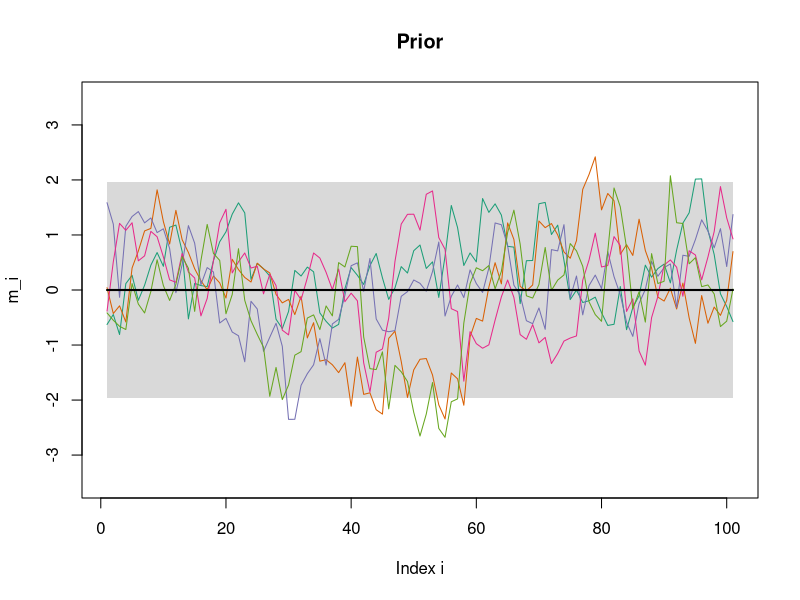
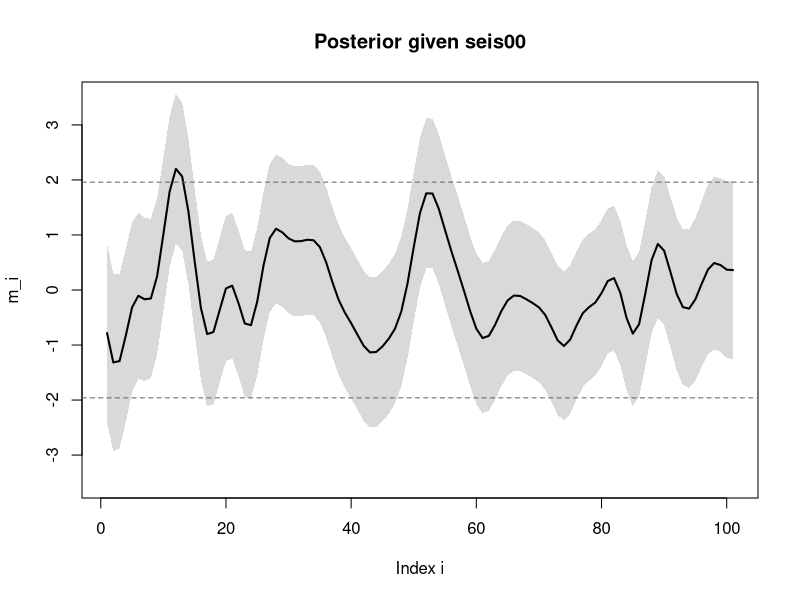
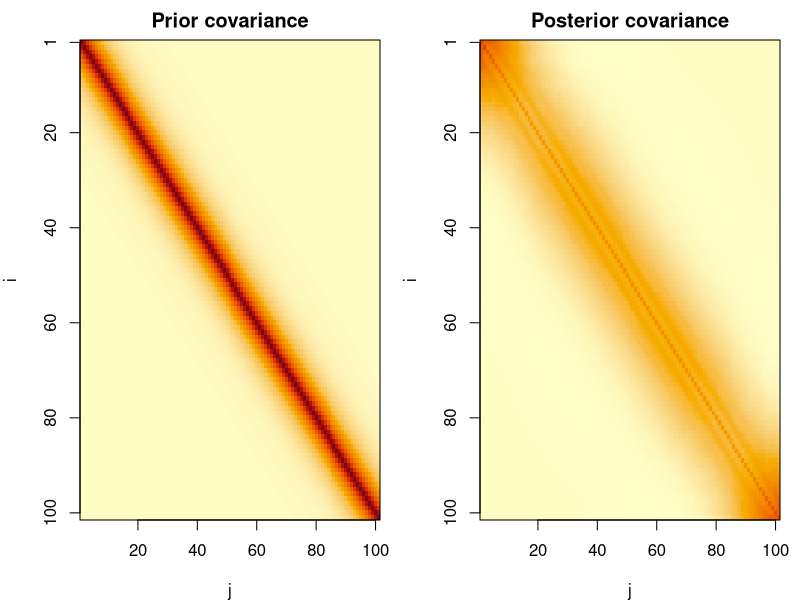
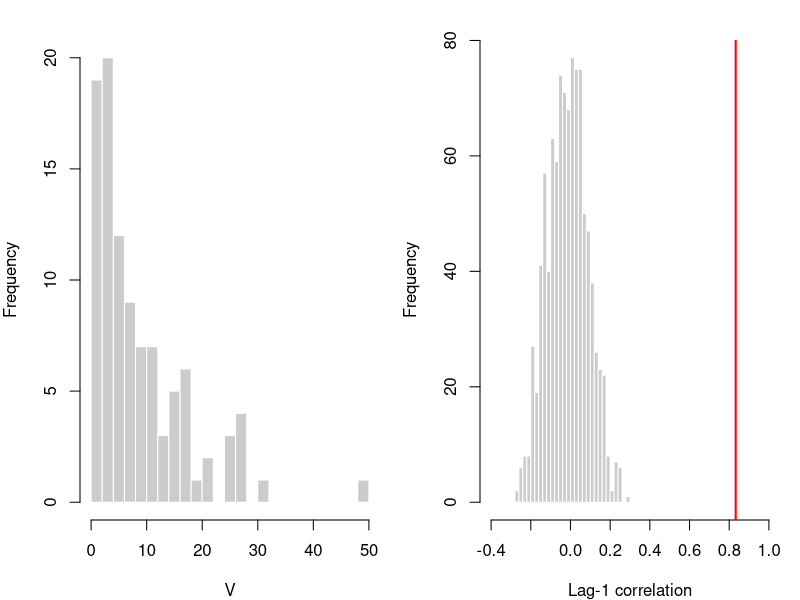
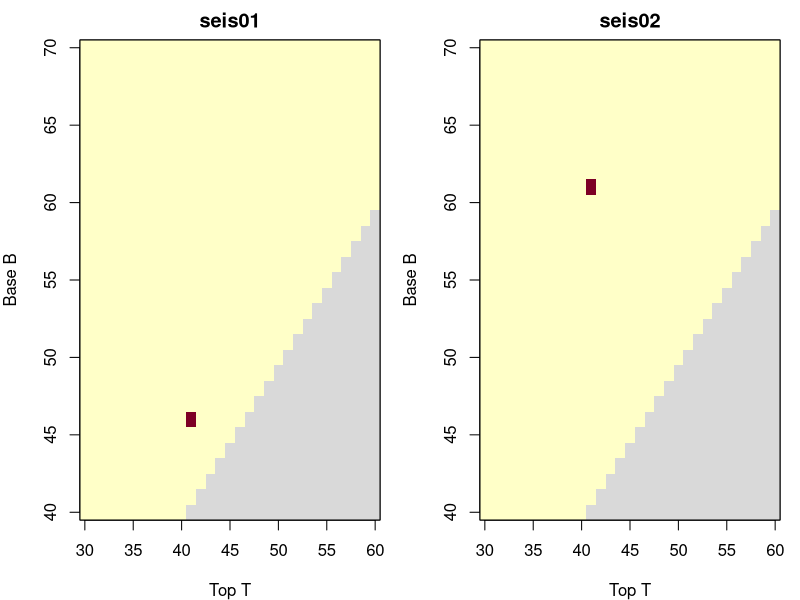
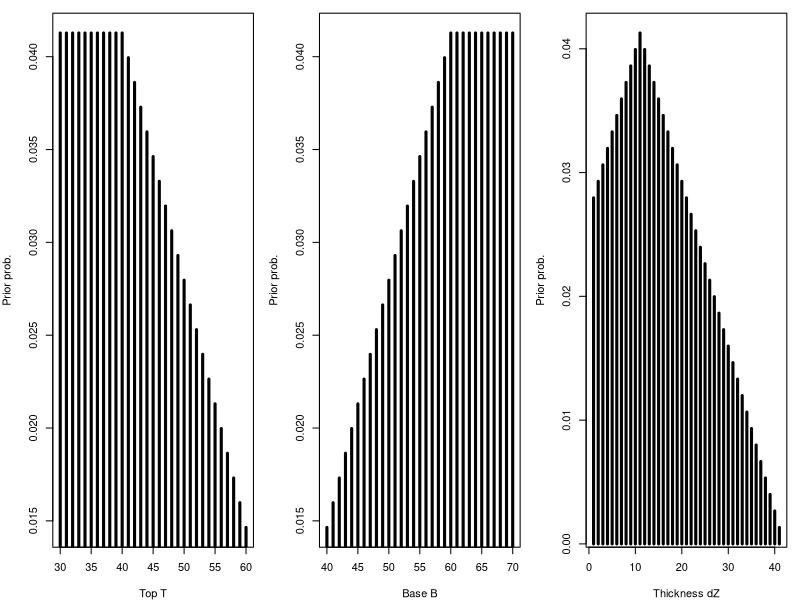
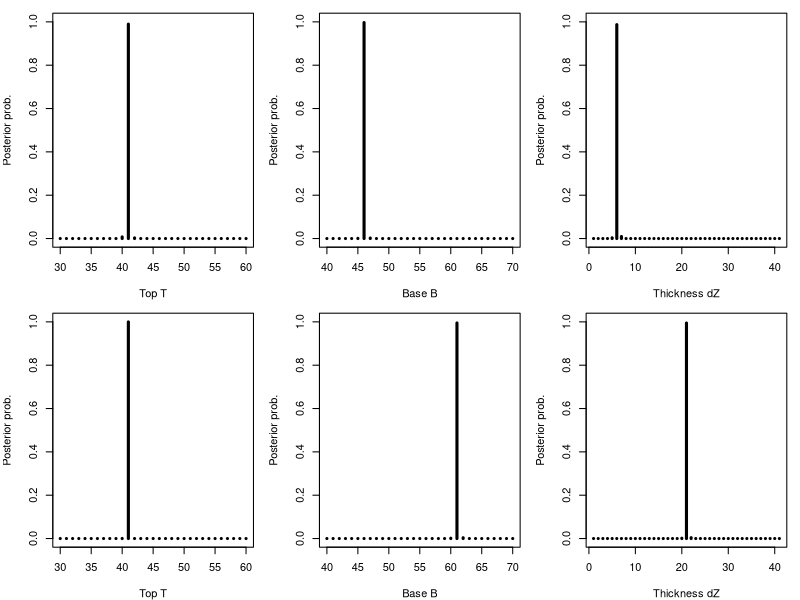
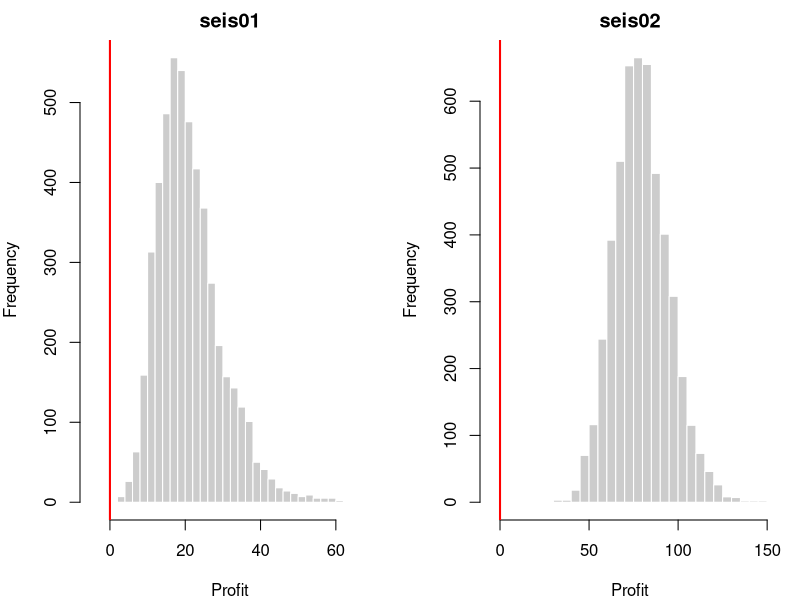

Here is the R script that generated these plots, in order:
## ---- chunk 1
knitr::opts_chunk$set(echo = FALSE, message = FALSE, warning = FALSE,
                      fig.align = "center", fig.width = 7.5, fig.height = 3.6,
                      out.width = "95%", fig.pos = "H")
## ---- chunk 2
A  <- as.matrix(read.table("data/A.txt"))   # forward operator (n x n)
dimnames(A) <- NULL
d0 <- scan("data/seis00.txt", quiet = TRUE)
d1 <- scan("data/seis01.txt", quiet = TRUE)
d2 <- scan("data/seis02.txt", quiet = TRUE)
n  <- nrow(A)
z  <- 1:n
## ---- chunk 3
# Prior covariance: exponential correlation function
exp_cov <- function(n, sigma2, ell) {
  D <- abs(outer(1:n, 1:n, "-"))           # matrix of |i - j|
  sigma2 * exp(-3 * D / ell)
}

# Posterior of m | d for d = A m + eps (Gaussian conditioning)
gauss_posterior <- function(d, A, mu, Sigma, sigma2_eps) {
  Sigma_d <- A %*% Sigma %*% t(A) + sigma2_eps * diag(nrow(A))   # Cov(d)
  K       <- Sigma %*% t(A) %*% solve(Sigma_d)                   # Cov(m,d) Cov(d)^-1
  mu_post <- drop(mu + K %*% (d - A %*% mu))
  S_post  <- Sigma - K %*% A %*% Sigma
  S_post  <- (S_post + t(S_post)) / 2      # make exactly symmetric (rounding)
  list(mean = mu_post, cov = S_post)
}

# Simulate B draws from N(mu, S): m = mu + L x, L L^T = S, x ~ N(0, I)
rmvn <- function(B, mu, S) {
  L <- t(chol(S + 1e-10 * diag(length(mu))))   # lower Cholesky factor (tiny jitter)
  X <- matrix(rnorm(length(mu) * B), length(mu), B)
  t(mu + L %*% X)                               # one draw per row
}

# Mean with pointwise 95% credibility band (and optional realisations)
band_plot <- function(mean, sd, main, ylim, sims = NULL) {
  lo <- mean - 1.96 * sd
  hi <- mean + 1.96 * sd
  plot(z, mean, type = "n", ylim = ylim, xlab = "Index i", ylab = "m_i", main = main)
  polygon(c(z, rev(z)), c(lo, rev(hi)), col = "grey85", border = NA)
  if (!is.null(sims)) matlines(z, t(sims), lty = 1, lwd = 1,
                               col = c("#1b9e77", "#d95f02", "#7570b3", "#e7298a", "#66a61e"))
  lines(z, mean, lwd = 2)
}
## ---- chunk 4
mu <- 0; sigma2_m <- 1; ell <- 20; sigma2_eps <- 0.04
mu_m    <- rep(mu, n)
Sigma_m <- exp_cov(n, sigma2_m, ell)

set.seed(1)
prior_sims <- rmvn(5, mu_m, Sigma_m)
band_plot(mu_m, sqrt(diag(Sigma_m)), "Prior", ylim = c(-3.5, 3.5), sims = prior_sims)
## ---- chunk 5
post0 <- gauss_posterior(d0, A, mu_m, Sigma_m, sigma2_eps)
sd0   <- sqrt(diag(post0$cov))
band_plot(post0$mean, sd0, "Posterior given seis00", ylim = c(-3.5, 3.5))
abline(h = c(-1.96, 1.96), lty = 2, col = "grey40")
## ---- chunk 6
cov_image <- function(S, main, zlim) {
  image(z, z, t(S)[, n:1], zlim = zlim, col = hcl.colors(64, "YlOrRd", rev = TRUE),
        xlab = "j", ylab = "i", main = main, axes = FALSE, useRaster = TRUE)
  axis(1); axis(2, at = n + 1 - c(1, 20, 40, 60, 80, 100), labels = c(1, 20, 40, 60, 80, 100))
  box()
}
zl <- range(Sigma_m, post0$cov)
par(mfrow = c(1, 2), mar = c(4, 4, 2, 1))
cov_image(Sigma_m, "Prior covariance", zl)
cov_image(post0$cov, "Posterior covariance", zl)
## ---- chunk 7
c_lev <- -1
h_V   <- function(m, c = c_lev) sum((c - m) * (m < c))   # exceedance volume

B <- 100
set.seed(2)
post_sims <- rmvn(B, post0$mean, post0$cov)
V <- apply(post_sims, 1, h_V)                              # one V per posterior draw

V_summary <- c(mean = mean(V), median = median(V), sd = sd(V))
knitr::kable(t(round(V_summary, 2)), caption = "Posterior summaries of $V$ ($B=100$).")
## ---- chunk 8
hist(V, breaks = 20, col = "grey80", border = "white", main = "", xlab = "V")
## ---- chunk 9
Vs  <- sort(V)                                      # order statistics
P10 <- Vs[10]
P90 <- Vs[90]

# N = number of samples below the true P10 ~ Bin(B, 0.1)
# V_(r) <= P10 < V_(s)  <=>  r <= N <= s - 1
r <- qbinom(0.025, B, 0.1)
s <- qbinom(0.975, B, 0.1) + 1
coverage <- pbinom(s - 1, B, 0.1) - pbinom(r - 1, B, 0.1)
## ---- chunk 10
lag1 <- function(x) cor(x[-1], x[-length(x)])   # lag-1 correlation

rho_obs <- lag1(d0)
set.seed(4)
rho_perm <- replicate(1000, lag1(sample(d0)))    # sample() gives a random permutation
n_extreme <- sum(abs(rho_perm) >= abs(rho_obs))

hist(rho_perm, breaks = 30, col = "grey80", border = "white", main = "",
     xlab = "Lag-1 correlation", xlim = c(-0.4, 1))
abline(v = rho_obs, col = "red", lwd = 2)
## ---- chunk 11
dmu <- 5
G   <- subset(expand.grid(T = 30:60, B = 40:70), T <= B)    # admissible (T, B)
G$dZ <- G$B - G$T + 1                                       # thickness

# Prior mean for a zone from T to B (T = NA: no zone)
mu_TB <- function(T, B) {
  m <- rep(mu, n)
  if (!is.na(T)) m[T:B] <- mu - dmu
  m
}

Sigma_d <- A %*% Sigma_m %*% t(A) + sigma2_eps * diag(n)
L_d     <- t(chol(Sigma_d))                                 # Sigma_d = L_d L_d^T

# log p(d | mean) up to a constant common to all models
loglik <- function(d, mean_m) {
  r <- forwardsolve(L_d, d - A %*% mean_m)                  # L_d^-1 (d - A mu)
  -0.5 * sum(r^2)
}

log_sum_exp <- function(x) max(x) + log(sum(exp(x - max(x))))

zone_posterior <- function(d) {
  ll <- sapply(seq_len(nrow(G)), function(k) loglik(d, mu_TB(G$T[k], G$B[k])))
  list(ll = ll, post = exp(ll - log_sum_exp(ll)))           # uniform prior cancels
}

zp1 <- zone_posterior(d1)
zp2 <- zone_posterior(d2)
## ---- chunk 12
heat <- function(post, main) {
  M <- matrix(NA, 31, 31, dimnames = list(30:60, 40:70))
  M[cbind(G$T - 29, G$B - 39)] <- post
  image(30:60, 40:70, M, col = hcl.colors(64, "YlOrRd", rev = TRUE),
        xlab = "Top T", ylab = "Base B", main = main)
  image(30:60, 40:70, ifelse(is.na(M), 1, NA), col = "grey85", add = TRUE)
  box()
}
par(mfrow = c(1, 2), mar = c(4, 4, 2, 1))
heat(zp1$post, "seis01")
heat(zp2$post, "seis02")
## ---- chunk 13
marg <- function(w, v, levels) sapply(levels, function(x) sum(w[v == x]))
prior_G <- rep(1 / nrow(G), nrow(G))
par(mfrow = c(1, 3), mar = c(4, 4, 1, 1))
plot(30:60, marg(prior_G, G$T,  30:60), type = "h", lwd = 3, xlab = "Top T",  ylab = "Prior prob.")
plot(40:70, marg(prior_G, G$B,  40:70), type = "h", lwd = 3, xlab = "Base B", ylab = "Prior prob.")
plot(1:41,  marg(prior_G, G$dZ, 1:41),  type = "h", lwd = 3, xlab = "Thickness dZ", ylab = "Prior prob.")
## ---- chunk 14
par(mfrow = c(2, 3), mar = c(4, 4, 1, 1))
for (zp in list(zp1, zp2)) {
  plot(30:60, marg(zp$post, G$T,  30:60), type = "h", lwd = 3, ylim = c(0, 1), xlab = "Top T",  ylab = "Posterior prob.")
  plot(40:70, marg(zp$post, G$B,  40:70), type = "h", lwd = 3, ylim = c(0, 1), xlab = "Base B", ylab = "Posterior prob.")
  plot(1:41,  marg(zp$post, G$dZ, 1:41),  type = "h", lwd = 3, ylim = c(0, 1), xlab = "Thickness dZ", ylab = "Posterior prob.")
}
## ---- chunk 15
summ <- function(post) {
  k <- which.max(post)
  c(T = G$T[k], B = G$B[k], dZ = G$dZ[k], prob = post[k], E_dZ = sum(post * G$dZ))
}
tab2a <- rbind(seis01 = summ(zp1$post), seis02 = summ(zp2$post))
## ---- chunk 16
p0 <- 1 / 2
post_zero <- function(zp, d) {
  l0 <- log(p0)     + loglik(d, mu_TB(NA, NA))
  lz <- log(1 - p0) + log_sum_exp(zp$ll) - log(nrow(G))
  exp(l0 - log_sum_exp(c(l0, lz)))
}
pz <- c(seis01 = post_zero(zp1, d1), seis02 = post_zero(zp2, d2))
## ---- chunk 17
a <- 1; b <- 10; B_mc <- 5000
K_gain <- Sigma_m %*% t(A) %*% solve(Sigma_d)
L_post <- t(chol(post0$cov + 1e-10 * diag(n)))             # same posterior covariance as 1c

sim_V <- function(zp, d, pz0) {
  w   <- c(pz0, (1 - pz0) * zp$post)                       # no zone + all (T, B)
  Tm  <- c(NA, G$T); Bm <- c(NA, G$B)
  idx <- sample(length(w), B_mc, replace = TRUE, prob = w)
  sapply(idx, function(k) {
    mu_k <- mu_TB(Tm[k], Bm[k])
    m    <- mu_k + K_gain %*% (d - A %*% mu_k) + L_post %*% rnorm(n)
    h_V(m)
  })
}
set.seed(5)
V1 <- sim_V(zp1, d1, pz[1])
V2 <- sim_V(zp2, d2, pz[2])
profit <- list(seis01 = a * V1 - b, seis02 = a * V2 - b)

tab2c <- t(sapply(profit, function(x)
  c(EV = mean(x + b) / a, E_profit = mean(x), P_loss = mean(x < 0),
    P10 = unname(quantile(x, 0.1)), P50 = median(x), P90 = unname(quantile(x, 0.9)))))
knitr::kable(tab2c, digits = 2,
             col.names = c("E(V|d)", "E(profit|d)", "P(profit<0|d)", "P10", "P50", "P90"),
             caption = "Posterior summaries of $V$ and the profit $aV-b$ (5000 simulations).")
## ---- chunk 18
par(mfrow = c(1, 2), mar = c(4, 4, 2, 1))
for (nm in names(profit)) {
  hist(profit[[nm]], breaks = 30, col = "grey80", border = "white", main = nm,
       xlab = "Profit", xlim = range(-5, profit[[nm]]))
  abline(v = 0, col = "red", lwd = 2)
}
## ---- chunk 19
tau2_mu <- 0.25
Sigma_m_mu <- Sigma_m + tau2_mu * matrix(1, n, n)            # Cov(m) with uncertain mu
Sigma_d_mu <- A %*% Sigma_m_mu %*% t(A) + sigma2_eps * diag(n)
L_d_save <- L_d
L_d <- t(chol(Sigma_d_mu))                                    # loglik() now uses new Cov(d)
zp1_mu <- zone_posterior(d1)
L_d <- L_d_save                                               # restore
diff3a <- c(cov_d = max(abs(Sigma_d_mu - Sigma_d)), post = max(abs(zp1_mu$post - zp1$post)))
## ---- chunk 20
alpha <- 2; beta <- 1; nu <- 0.04
C_mat <- A %*% (Sigma_m / sigma2_m) %*% t(A) + nu * diag(n)
L_C   <- t(chol(C_mat))
Q_TB  <- function(d) sapply(seq_len(nrow(G)), function(k) {
  r <- forwardsolve(L_C, d - A %*% mu_TB(G$T[k], G$B[k]))
  sum(r^2)
})

# 3c: p(T,B | d) with sigma_m^2 integrated out (Student-t marginal likelihood)
zone_posterior_t <- function(Q) {
  lw <- -(alpha + n / 2) * log(beta + Q / 2)
  exp(lw - log_sum_exp(lw))
}
Q1 <- Q_TB(d1); Q2 <- Q_TB(d2)
pt1 <- zone_posterior_t(Q1); pt2 <- zone_posterior_t(Q2)

# Posterior of sigma_m^2: mixture of inverse-gammas, summarised by simulation
sim_sigma2 <- function(Q, w, N = 20000) {
  k <- sample(length(w), N, replace = TRUE, prob = w)
  1 / rgamma(N, shape = alpha + n / 2, rate = beta + Q[k] / 2)
}
set.seed(6)
s2_1 <- sim_sigma2(Q1, pt1); s2_2 <- sim_sigma2(Q2, pt2)
tab3b <- rbind(seis01 = c(mean(s2_1), quantile(s2_1, c(0.025, 0.975))),
               seis02 = c(mean(s2_2), quantile(s2_2, c(0.025, 0.975))))
knitr::kable(tab3b, digits = 2, col.names = c("posterior mean", "2.5%", "97.5%"),
             caption = "Posterior mean and 95\\% credibility interval for $\\sigma_m^2$.")
## ---- chunk 21
dinvgamma <- function(x, a, b) exp(a * log(b) - lgamma(a) - (a + 1) * log(x) - b / x)
mix_dens  <- function(x, Q, w) sapply(x, function(s)
  sum(w * dinvgamma(s, alpha + n / 2, beta + Q / 2)))
xs <- seq(0.05, 2.5, length.out = 400)
plot(xs, mix_dens(xs, Q1, pt1), type = "l", lwd = 2, col = "#1b9e77",
     xlab = expression(sigma[m]^2), ylab = "Density",
     ylim = c(0, max(mix_dens(xs, Q2, pt2), mix_dens(xs, Q1, pt1))))
lines(xs, mix_dens(xs, Q2, pt2), lwd = 2, col = "#d95f02")
lines(xs, dinvgamma(xs, alpha, beta), lwd = 2, col = "grey60")
legend("topright", c("prior", "seis01", "seis02"), lwd = 2,
       col = c("grey60", "#1b9e77", "#d95f02"), bty = "n")
## ---- chunk 22
cmp <- function(pf, pt) {
  kf <- which.max(pf); kt <- which.max(pt)
  c(mode_fixed = paste0("(", G$T[kf], ",", G$B[kf], ")"), prob_fixed = round(pf[kf], 3),
    E_dZ_fixed = round(sum(pf * G$dZ), 2),
    mode_t = paste0("(", G$T[kt], ",", G$B[kt], ")"), prob_t = round(pt[kt], 3),
    E_dZ_t = round(sum(pt * G$dZ), 2))
}
tab3c <- rbind(seis01 = cmp(zp1$post, pt1), seis02 = cmp(zp2$post, pt2))
knitr::kable(tab3c, col.names = c("mode", "prob.", "E(dZ|d)", "mode", "prob.", "E(dZ|d)"),
             caption = "Posterior of $(T,B)$ with fixed $\\sigma_m^2=1$ (columns 1--3) and with $\\sigma_m^2$ integrated out (columns 4--6).")
